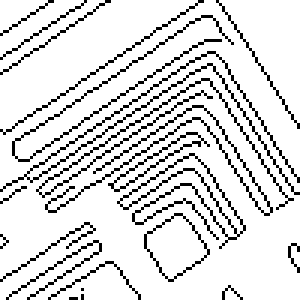
#> input picture A5/line.png, 100 x 100 px (shown 3 times larger)
$ jupyter execute a5.ipynb
#> lines starting #> are read from the running program, lines starting #| are printed output that depends on the picture
#> further down, img_1 is the input picture: shape (100, 100, 4); mean R, G, B, A 220.3, 220.3, 220.3, 255
### util.py
import cv2
import numpy as np
from skimage import io
from matplotlib import pyplot as plt
import math

# mode 0 vertikal spiegeln, mode 1 horizontal
# [15 lines left out: function mirror_img, not called in this run]

# transform image to grayscale
def rgb2gray(img):
    # Source BildverarbeitungBuch: 12.2.1 Umwandlung in Grauwertbilder
    imgCopy = np.copy(img)
    gray = ((imgCopy[:, :, 0] * 0.299) + (imgCopy[:, :, 1] * 0.587) + (imgCopy[:, :, 2] * 0.114)).astype(int)
#> gray: shape (100, 100) int64; 86.4% white; black in thin lines or dots
    return gray

# create Histogramm. bins are optionally implemented
# [14 lines left out: function computeHisto, not called in this run]

# print your image
def printImage(t_img, grayscale=True):
    if grayscale:
        io.imshow(t_img, cmap=plt.cm.gray)
        io.show()
    else:
        io.imshow(t_img)
        io.show()

# print your Historgram
# [102 lines left out: functions printHisto, apply_lut, cum_histo, match_Histo, filter, medianFilter, not called in this run]

sobel_1 = np.array([[1,2,1]]) / 4
sobel_2 = np.array([[-1,0,1]]) / 2

def horizontal(img):
    img_copy = img.copy()
    return filter(img_copy, np.transpose(sobel_1) @ sobel_2, 1, "continue")


def vertical(img):
    img_copy = img.copy()
    return filter(img_copy, np.transpose(sobel_2) @ sobel_1, 1, "continue")


def gradient(img):
    return np.sqrt(horizontal(img)**2 + vertical(img)**2)

def get_r_idx(r, max, step):
    result = r / max * step
    return result if round(result) < step else result - 1

# [154 lines left out: functions linearHT, linearHT_th, printEdge, sequential_labelling, to_bin, dilate and 3 more, not called in this run]

### a5.ipynb
[cell 1]
import numpy as np
from skimage import io
import util as ut
import math
import matplotlib.pyplot as plt

# Teil 1

[cell 2]
def get_r_idx(r, max, step):
    result = r / max * step
    return result if round(result) < step else result - 1

def linearHT(im_edge, angle_steps=100, radius_steps=100):
#> called with angle_steps = 300, radius_steps = 200
    output = np.zeros((radius_steps, angle_steps))
    r_max = math.hypot(len(im_edge[0]), len(im_edge))
#> r_max = 141.4
    for line_idx, line in enumerate(im_edge):
        for pxl_idx, pxl in enumerate(line):
            if pxl != 255:
                for theta_idx in range(0, angle_steps):
                    theta = 1.0 * theta_idx * math.pi / angle_steps
                    r = abs(pxl_idx * math.cos(theta) + line_idx * math.sin(theta))
                    r_idx = get_r_idx(r, r_max, radius_steps)
                    output[round(r_idx)][theta_idx] += 1
#> this loop made 100 passes
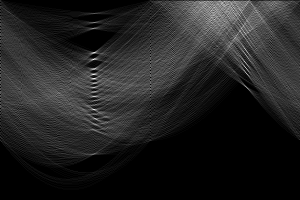
#> output: shape (200, 300) float64; min 0, max 51, mean 6.8; drawn with min black and max white
    return output

def linearHT_th(img, threshold):
#> called with threshold = 25
    img_copy = img.copy()
    out = []
    img_copy = img_copy.flatten()
    img_copy.sort()
    min = img_copy[-1] * (100-threshold)/100
    for indR, pxl in enumerate(img):
        for indTheta, theta in enumerate(pxl):
            if theta > min:
                out.append((indR, indTheta))
#| [(7, 214), (10, 211), (10, 233), (19, 214), (32, 244), (52, 94), (59, 93), (61, 244), (67, 245), (68, 95), (74, 92), (74, 93), (74, 94), (78, 93), (78, 94), (87, 93), (87, 94), (96, 93), (96, 94), (109, 93), (109, 94)]
    return out

def printEdge(edges, width, img):
    # [5 lines of commented-out code are left out]
    plt.scatter(*zip(*edges))
    plt.show()
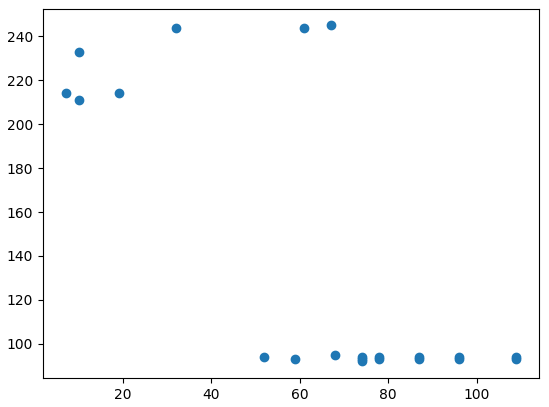
#> figure drawn by matplotlib, 1 panel


# read img
img_1 = io.imread("A5/line.png")

# convert to grayscale
img_1 = ut.rgb2gray(img_1)

# plot img
ut.printImage(img_1)

# plot imgOut
imgOut_1 = linearHT(img_1, 300, 200)
ut.printImage(imgOut_1)

imgOut_2 = linearHT_th(imgOut_1, 25)
print(imgOut_2)
printEdge(imgOut_2, img_1.shape[0], img_1)
